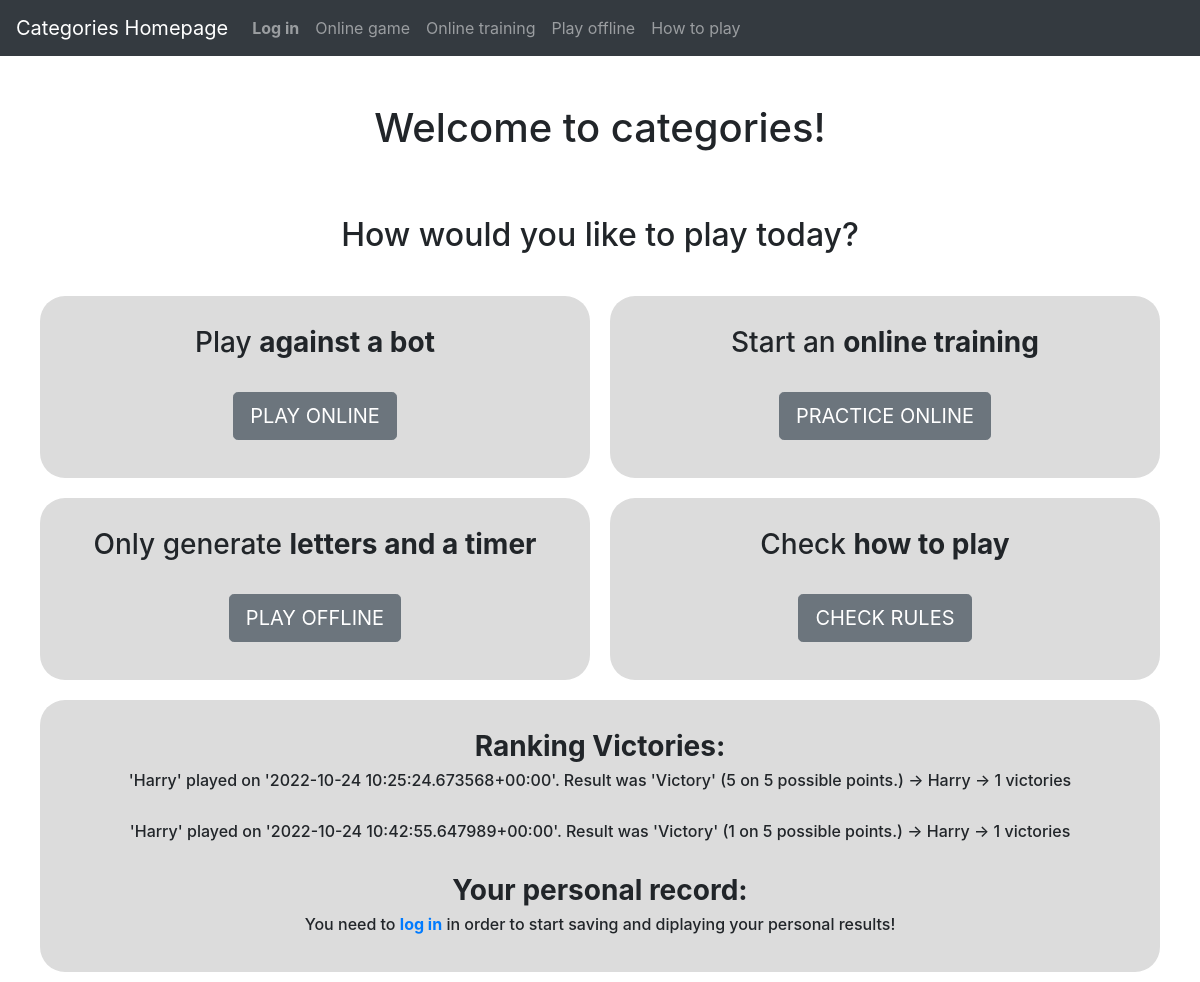
The app's page /, older data.
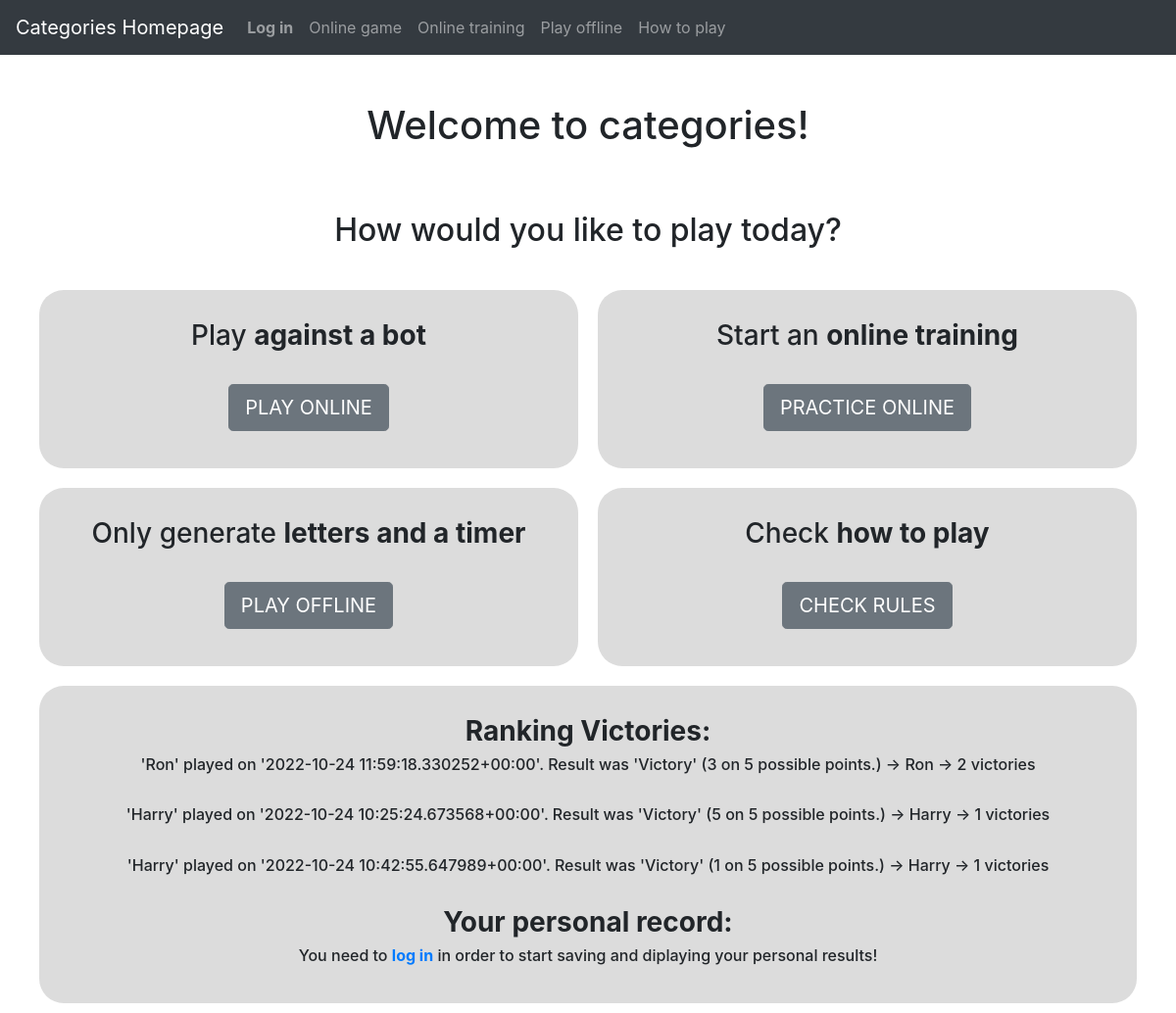
The same page, newer data.
### categories/models.py (models this page shows, shortened)
class Botgame(models.Model):
    player = models.ForeignKey(User, on_delete=models.CASCADE, related_name="user", default=1)
    date = models.DateTimeField(auto_now_add=True)
    result = models.ForeignKey(Possible_result, on_delete=models.CASCADE, related_name="final_result")
    score = models.IntegerField(default=0)
    maximumscore = models.IntegerField(default=3)
    def __str__(self):
        return f"'{self.player.username}' played on '{self.date}'. Result was '{self.result.outcome}' ({self.score} on {self.maximumscore} possible points.)"

class User(AbstractUser):
    pass

class Possible_result(models.Model):
    outcome = models.CharField(max_length=7)

### categories/views.py (the view)
# urls.py: path("", views.index, name="index"),
def index(request):
    ranking_victories = Botgame.objects.filter(result='1').annotate(total=Sum('player')).order_by('-total')
    current_user = request.user
    victories_current_player = Botgame.objects.filter(player=current_user.id,result='1').count()
    defeats_current_player = Botgame.objects.filter(player=current_user.id,result='2').count()
    draws_current_player = Botgame.objects.filter(player=current_user.id,result='3').count()
    return render(request, "categories/index.html", {
        "current_user":current_user,
        "ranking_victories":ranking_victories,
        "victories_current_player":victories_current_player,
        "defeats_current_player":defeats_current_player,
        "draws_current_player":draws_current_player
    })

### categories/templates/categories/index.html (shortened to what this page needs)
{% extends "categories/layout.html" %}
{% block body %}
	<div id="intro_block">
		<h1>Welcome to categories!<h1>
		<br>
		<h2>How would you like to play today?</h2>
		<br>
			<div class="container">
				<div class="row">
					<div class="col-md">
						<h3>Play <b>against a bot</b></h3>
						<br>
						<button id="game_button" class="btn btn-secondary mb-2 btn-lg">PLAY ONLINE</button>
					</div>
					<div class="col-md">
						<h3>Start an <b>online training</b></h3>
						<br>
						<button id="online_button" class="btn btn-secondary mb-2 btn-lg">PRACTICE ONLINE</button>
					</div>
				</div>
				<div class="row">
					<div class="col-md">
						<h3>Only generate <b>letters and a timer</b></h3>
						<br>
						<button id="offline_button" class="btn btn-secondary mb-2 btn-lg">PLAY OFFLINE</button>
					</div>
					<div class="col-md">
						<h3>Check <b>how to play</b></h3>
						<br>
						<button id="rules_button" class="btn btn-secondary mb-2 btn-lg">CHECK RULES</button>
					</div>
				</div>
				<div class="row">
					<div class="col-md">
						<h3><b>Ranking Victories:</b></h3>
						{% for x in ranking_victories %}
						<h6>{{ x }} -> {{ x.player.username }} -> {{ x.total }} victories</h6><br>
						{% endfor %}
						{% if user.is_anonymous %}
							<h3><b>Your personal record:</b></h3>
							<h6>You need to <a href="{% url 'login' %}"><b>log in</b></a> in order to start saving and diplaying your personal results!</h6>
						{% else %}
							<h3><b>Your personal record, {{current_user.username}}:</b></h3>
							<h6>Victories: {{ victories_current_player }} - Defeats: {{ defeats_current_player }} - Draws: {{ draws_current_player }}</h6><br>
						{% endif %}
					</div>
				</div>
			</div>
	</div>
{% endblock %}

Row changes from the older to the newer data that the page shows:
added Botgame: player+date+result "'Ron' played on '2022-10-24 11:59:18.330252+00:00'. Result was 'Victory' (3 on 5 possible points.)", player.username "Ron", total "2"
